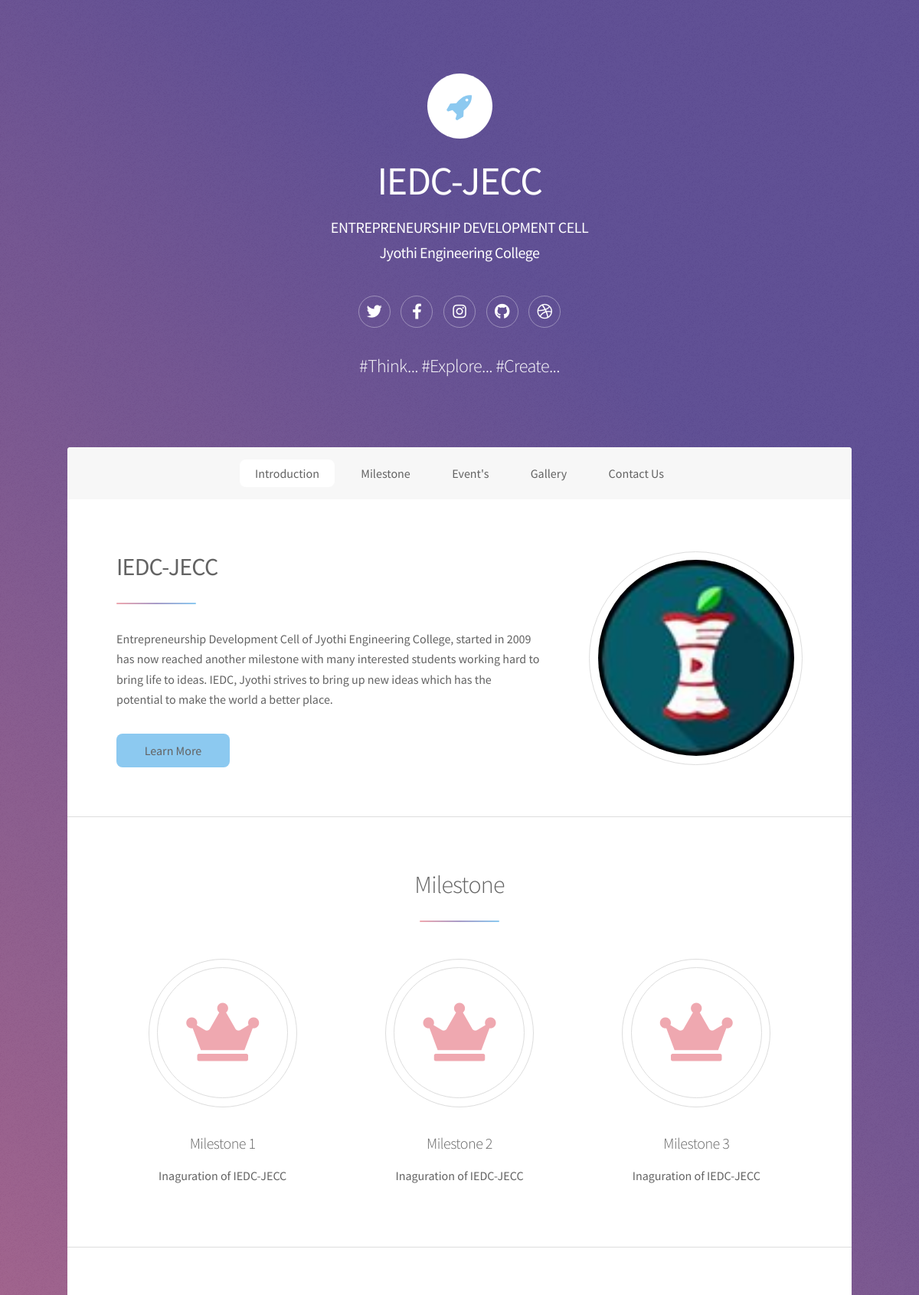
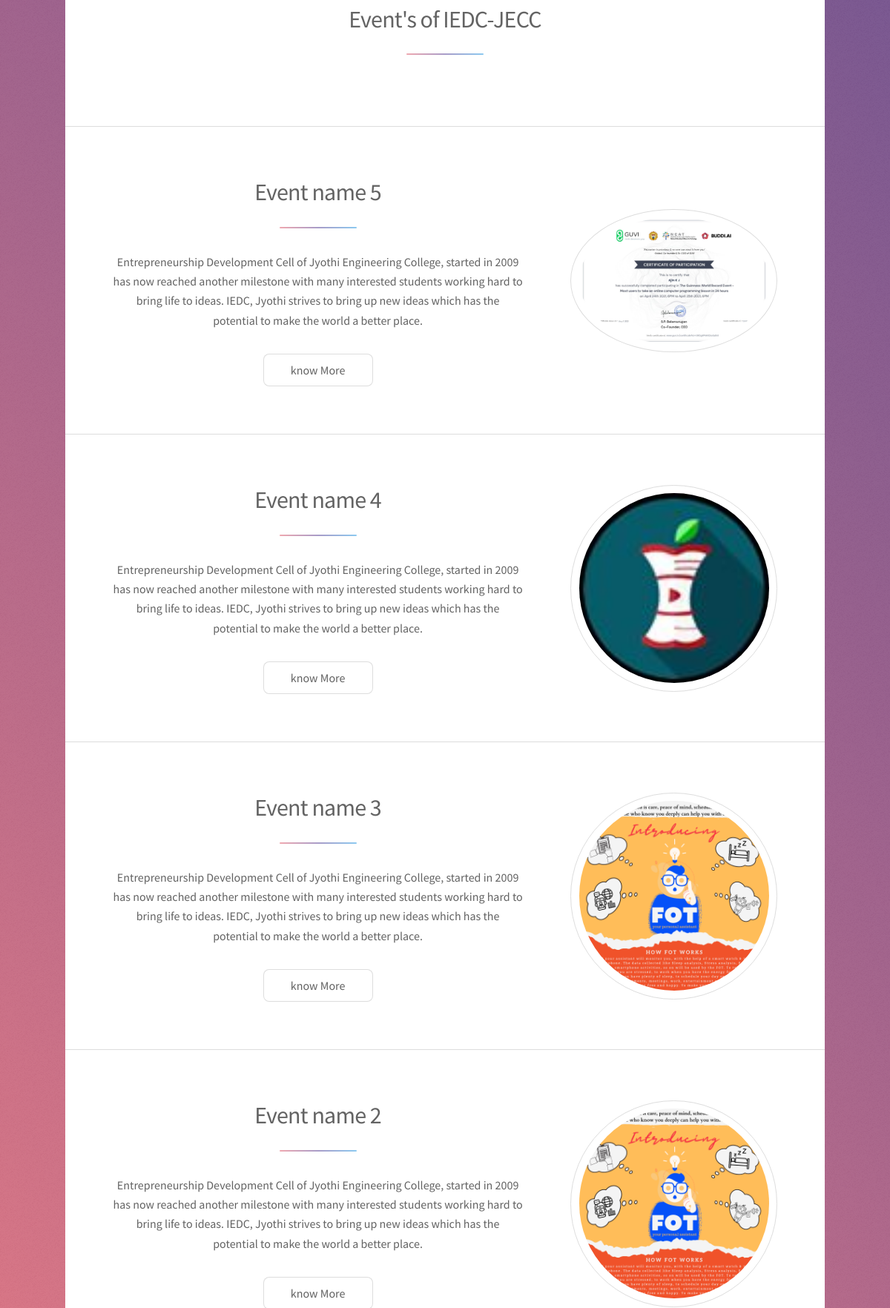
/view (upper part), run on the app's committed database (2 pictures, top to bottom).
### web/models.py (models this page shows, shortened)
class iedcinfo(models.Model):
    IEDC_Title= models.CharField(max_length=100)
    IEDC_photo=models.ImageField(upload_to='images/info')
    IEDC_Short_Desc= models.TextField()
    IEDC_long_Desc= models.TextField()
    photos=models.ManyToManyField('all_photos', blank=True)

class milestone(models.Model):
    Title= models.CharField(max_length=100)
    Description= models.TextField()

class events(models.Model):
    Event_name= models.CharField(max_length=100)
    Event_photo= models.ImageField(upload_to='images/events')
    Event_short_Desc= models.TextField()
    Event_Description= models.TextField()
    Event_Register_Link=models.CharField(max_length=300, blank=True)
    Event_Home_visible=models.BooleanField(default=False)
    photos=models.ManyToManyField('all_photos', blank=True)

### web/views.py (the view)
# urls.py: path('view', views.iedc, name='iedc'),
def iedc(request):
    info=iedcinfo.objects
    print('type',type(info))
    print('info',info)
    data1=milestone.objects
    data=events.objects.all().order_by('-id')
    count1=data.count()
    count=count1-3
    return render(request, 'main/iedc.html',{'iedcinfo':info,'milestone':data1,'events':data,'count':count})

### web/templates/main/iedc.html (shortened to what this page needs)
{% load static %}
<!DOCTYPE HTML>
<html>
	<head>
		<link rel="stylesheet" href="{% static 'main/assets/css/main.css' %}" />
	</head>
	<body class="is-preload">
	{% block content %}
			<div id="wrapper">
					<header id="header" class="alt">
						<span class="logo"><img src="{% static 'main/images/logo.svg' %}" alt="" /></span>
						<h1><b>IEDC-JECC</b></h1>
						<p><b>ENTREPRENEURSHIP DEVELOPMENT CELL<br />Jyothi Engineering College</b><br>
						<ul class="icons">
								<li><a href="#" class="icon brands fa-twitter alt"><span class="label">Twitter</span></a></li>
								<li><a href="#" class="icon brands fa-facebook-f alt"><span class="label">Facebook</span></a></li>
								<li><a href="#" class="icon brands fa-instagram alt"><span class="label">Instagram</span></a></li>
								<li><a href="#" class="icon brands fa-github alt"><span class="label">GitHub</span></a></li>
								<li><a href="#" class="icon brands fa-dribbble alt"><span class="label">Dribbble</span></a></li>
							</ul>
							<h2>#Think...     #Explore...     #Create...</h2>
						</p>
					</header>
					<nav id="nav">
						<ul>
							<li><a href="#intro" class="active"><b>Introduction</a></li>
							<li><a href="#first">Milestone</a></li>
							<li><a href="#second">Event's</a></li>
							<li><a href="{% url 'gallery' %} ">Gallery</a></li>
							<li><a href="#cta">Contact Us</b></a></li>
						</ul>
					</nav>
					<div id="main">
							<section id="intro" class="main">
								<div class="spotlight">
									<div class="content">
										<header class="major">
										{% for info in iedcinfo.all%}
											<h2><b>{{ info.IEDC_Title }} </b></h2>
										</header>
										<p><b>{{ info.IEDC_Short_Desc }} </b></p>
										<ul class="actions">
											<li><a href="{% url 'detail'  %}" class="button primary"><b>Learn More</b></a></li>
										</ul>
									</div>
									<span class="image"><img src="{{ info.IEDC_photo.url }}" alt="" /></span>
								</div>
							</section>
							{% endfor %}
							<section id="first" class="main special">
								<header class="major">
									<b><h2>Milestone</h2>
								</header>
								<ul class="features">
								{% for data in milestone.all %}
									<li>
										<span class="icon solid major style1 fa-crown"></span>
										<h3>{{ data.Title }}</h3>
										<p>{{ data.Description }}</p>
									</li>
									{% endfor %}
								</ul>
							</section>
							<section id="second" class="main special">
								<div class="spotlight">
									<div class="content">
										<header class="major">
											<h2><b>Event's of IEDC-JECC</b></h2>
										</header>
									</div>
								</div>
								</section>
									{% if events.all %}
									{% for event in events.all %}
									{% if event.id >= count %}
							<section id="second" class="main special">
								<div class="spotlight">
									<div class="content">
										<header class="major">
											<h2><b>{{ event.Event_name }}</b></h2>
										</header>
										<p><b>{{ event.Event_short_Desc }}</b></p>
										<ul class="features">
											<li><a href="{% url 'event' event.id %}" class="button"><b>know More</b></a></li>
										</ul>
									</div>
									<span class="image"><img src="{{ event.Event_photo.url }}" alt="" /></span>
								</div>
							</section>
							{% endif %}
							{% endfor %}
							{% endif %}
					</div>
{% endblock content %}
			</div>
	</body>
</html>

### data on the page
iedcinfo: IEDC_Title "IEDC-JECC", IEDC_Short_Desc "Entrepreneurship Development Cell of Jyothi Engineering College, started in 2009 has now reached another milestone with many interested students working hard to bring life to ideas. IEDC, Jyothi strives to bring up new ideas which has the potential to make the world a better place.", IEDC_photo (picture)
milestone: Title "Milestone 1", Description "Inaguration of IEDC-JECC"
milestone: Title "Milestone 2", Description "Inaguration of IEDC-JECC"
milestone: Title "Milestone 3", Description "Inaguration of IEDC-JECC"
events: Event_name "Event name 5", Event_short_Desc "Entrepreneurship Development Cell of Jyothi Engineering College, started in 2009 has now reached another milestone with many interested students working hard to bring life to ideas. IEDC, Jyothi strives to bring up new ideas which has the potential to make the world a better place.", Event_photo (picture)
events: Event_name "Event name 4", Event_short_Desc "Entrepreneurship Development Cell of Jyothi Engineering College, started in 2009 has now reached another milestone with many interested students working hard to bring life to ideas. IEDC, Jyothi strives to bring up new ideas which has the potential to make the world a better place.", Event_photo (picture)
events: Event_name "Event name 3", Event_short_Desc "Entrepreneurship Development Cell of Jyothi Engineering College, started in 2009 has now reached another milestone with many interested students working hard to bring life to ideas. IEDC, Jyothi strives to bring up new ideas which has the potential to make the world a better place.", Event_photo (picture)
events: Event_name "Event name 2", Event_short_Desc "Entrepreneurship Development Cell of Jyothi Engineering College, started in 2009 has now reached another milestone with many interested students working hard to bring life to ideas. IEDC, Jyothi strives to bring up new ideas which has the potential to make the world a better place.", Event_photo (picture)
